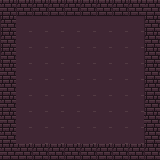

Tiled map render using the project's own tile images. Description and the map definition, with tile-layer contents summarised, below:
An orthogonal 10x10 tile map with 16x16 px tiles, 2 tile layers (Tile Layer 1, Tile Layer 2).

<map version="1.2" tiledversion="1.3.4" orientation="orthogonal" renderorder="right-down" width="10" height="10" tilewidth="16" tileheight="16" infinite="0" nextlayerid="4" nextobjectid="1">
 <editorsettings>
  <export target="test_tilemap.lua" format="lua" />
 </editorsettings>
 <tileset firstgid="1" source="DungeonTileset.tsx" />
 <layer id="1" name="Tile Layer 1" width="10" height="10">
  <properties>
   <property name="IsWall" type="bool" value="true" />
  </properties>
  <data>[100 cells, 36 non-empty, 2 distinct tile ids]</data>
 </layer>
 <layer id="3" name="Tile Layer 2" width="10" height="10">
  <properties>
   <property name="IsWall" type="bool" value="false" />
  </properties>
  <data>[100 cells, 64 non-empty, 1 distinct tile ids]</data>
 </layer>
</map>
